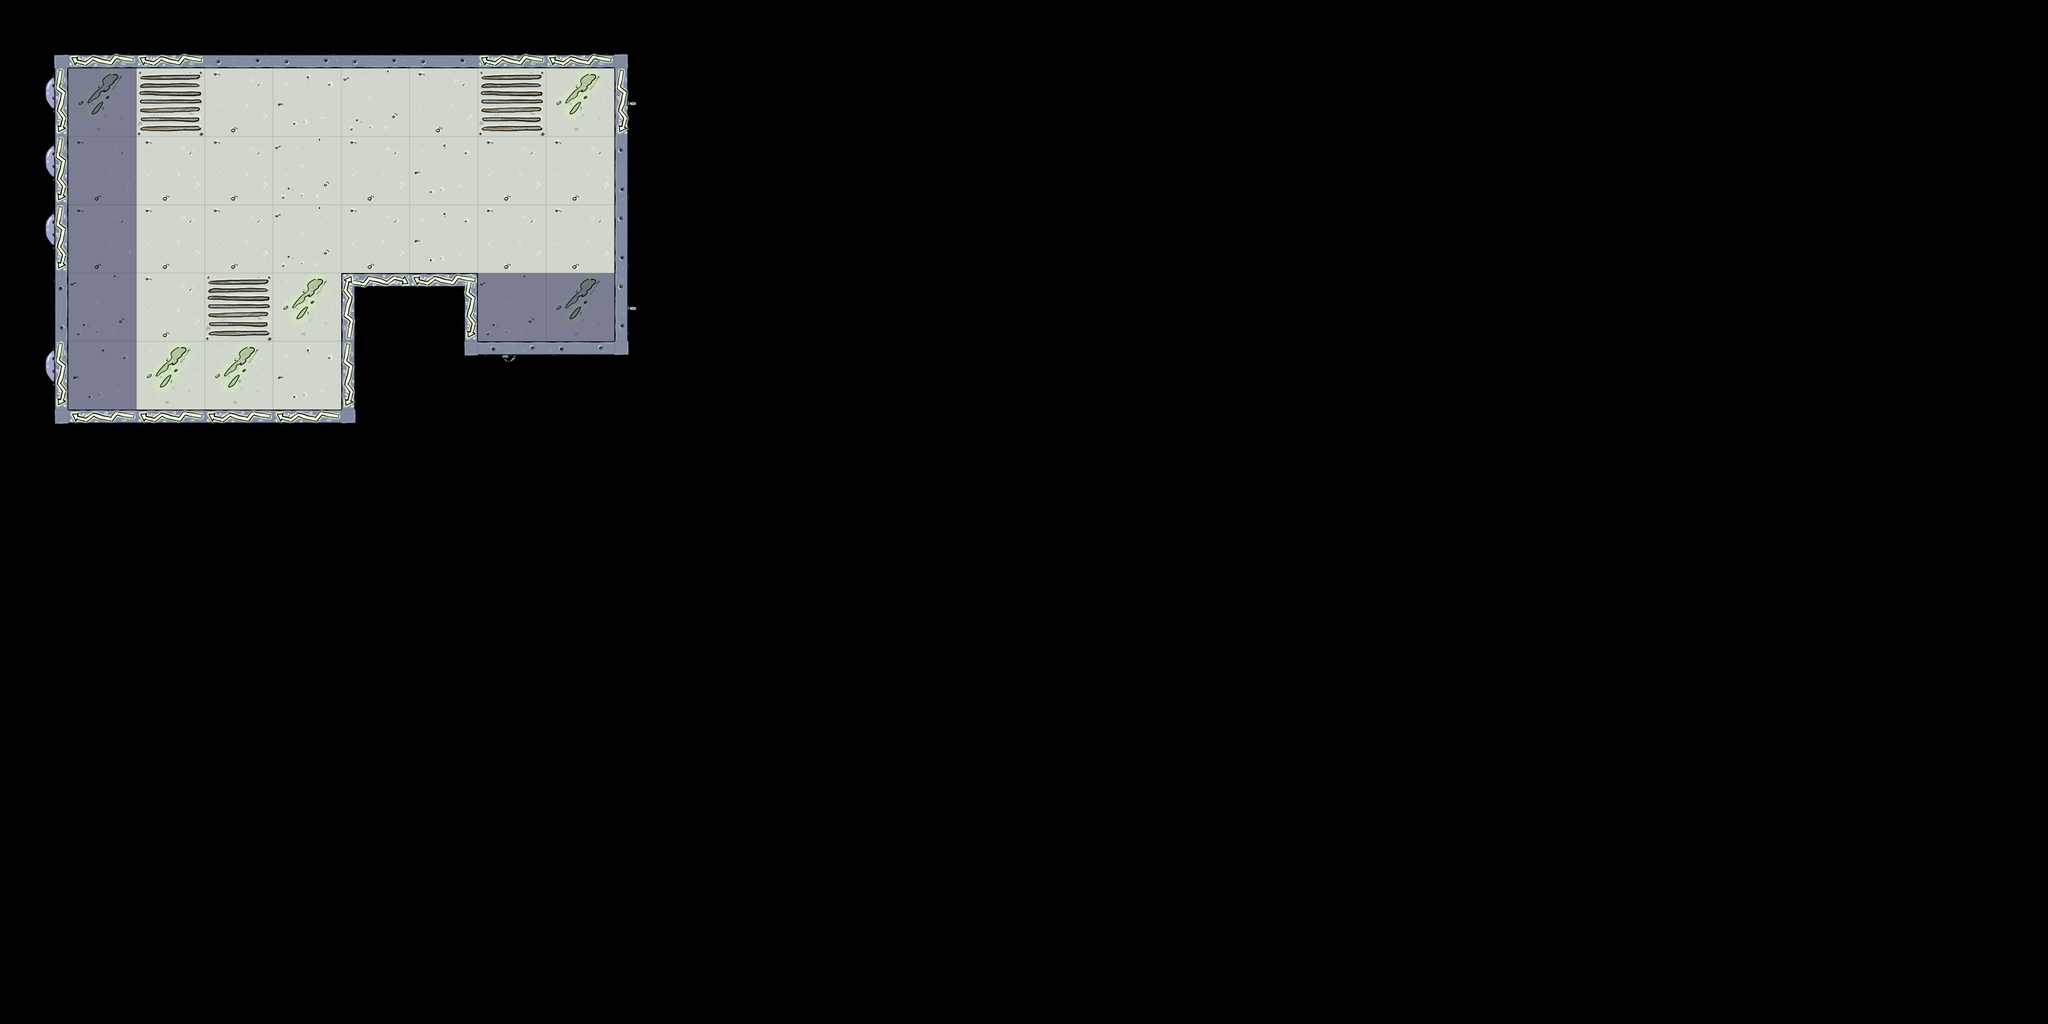

The image is a tile-based game level rendered from a .tmx file. Its description and complete source (layers, tilesets, objects, tile grids) follow:
An orthogonal 30x15 tile map with 100x100 px tiles, 2 tile layers (Spaceship, Darkness), 2 tilesets and 5 objects (2x Container, Player, VictimV).

<map version="1.0" orientation="orthogonal" renderorder="right-down" width="30" height="15" tilewidth="100" tileheight="100" nextobjectid="25">
 <tileset firstgid="1" name="tiles" tilewidth="100" tileheight="100" tilecount="50">
  <image source="../../game/assets/maps/tiles/tiles.png" width="5021" height="100" />
  <terraintypes>
   <terrain name="Grippy" tile="-1" />
  </terraintypes>
  <tile id="0" terrain=",0,,0" />
  <tile id="1" terrain=",0,,0" />
  <tile id="2" terrain=",0,,0" />
  <tile id="3" terrain=",0,,0" />
  <tile id="4" terrain=",0,,0" />
  <tile id="5" terrain=",,0,0" />
  <tile id="6" terrain="0,,0," />
  <tile id="7" terrain="0,0,," />
  <tile id="8" terrain="0,0,,0" />
  <tile id="11" terrain="0,0,," />
  <tile id="12" terrain="0,,0," />
  <tile id="13" terrain=",0,,0" />
  <tile id="15" terrain="0,,0,0" />
  <tile id="16" terrain=",0,0,0" />
  <tile id="17" terrain="0,0,0," />
  <tile id="18" terrain=",0,," probability="0.5" />
  <tile id="19" terrain=",,,0" probability="0.5" />
  <tile id="20" terrain=",,0," />
  <tile id="21" terrain="0,,," />
  <tile id="40" terrain="0,0,0,0" />
  <tile id="41" terrain="0,0,0,0" />
  <tile id="42" terrain="0,0,0,0" />
  <tile id="43" terrain="0,0,0,0" />
  <tile id="44" terrain="0,0,0,0" />
 </tileset>
 <tileset firstgid="51" name="darkness" tilewidth="100" tileheight="100" tilecount="1">
  <image source="../../game/assets/maps/tiles/darkness.png" width="100" height="100" />
 </tileset>
 <layer name="Spaceship" width="30" height="15">
  <data encoding="csv">
20,28,28,6,6,6,6,28,28,21,0,0,0,0,0,0,0,0,0,0,0,0,0,0,0,0,0,0,0,0,
36,42,41,43,45,44,43,41,42,35,0,0,0,0,0,0,0,0,0,0,0,0,0,0,0,0,0,0,0,0,
36,43,43,43,44,43,45,43,43,7,0,0,0,0,0,0,0,0,0,0,0,0,0,0,0,0,0,0,0,0,
36,43,43,43,44,43,45,43,43,7,0,0,0,0,0,0,0,0,0,0,0,0,0,0,0,0,0,0,0,0,
5,44,43,41,42,40,31,44,42,13,0,0,0,0,0,0,0,0,0,0,0,0,0,0,0,0,0,0,0,0,
36,45,42,42,45,29,19,12,8,22,0,0,0,0,0,0,0,0,0,0,0,0,0,0,0,0,0,0,0,0,
19,30,30,30,30,22,0,0,0,0,0,0,0,0,0,0,0,0,0,0,0,0,0,0,0,0,0,0,0,0,
0,0,0,0,0,0,0,0,0,0,0,0,0,0,0,0,0,0,0,0,0,0,0,0,0,0,0,0,0,0,
0,0,0,0,0,0,0,0,0,0,0,0,0,0,0,0,0,0,0,0,0,0,0,0,0,0,0,0,0,0,
0,0,0,0,0,0,0,0,0,0,0,0,0,0,0,0,0,0,0,0,0,0,0,0,0,0,0,0,0,0,
0,0,0,0,0,0,0,0,0,0,0,0,0,0,0,0,0,0,0,0,0,0,0,0,0,0,0,0,0,0,
0,0,0,0,0,0,0,0,0,0,0,0,0,0,0,0,0,0,0,0,0,0,0,0,0,0,0,0,0,0,
0,0,0,0,0,0,0,0,0,0,0,0,0,0,0,0,0,0,0,0,0,0,0,0,0,0,0,0,0,0,
0,0,0,0,0,0,0,0,0,0,0,0,0,0,0,0,0,0,0,0,0,0,0,0,0,0,0,0,0,0,
0,0,0,0,0,0,0,0,0,0,0,0,0,0,0,0,0,0,0,0,0,0,0,0,0,0,0,0,0,0
</data>
 </layer>
 <layer name="Darkness" width="30" height="15">
  <data encoding="csv">
0,0,0,0,0,0,0,0,0,0,0,0,0,0,0,0,0,0,0,0,0,0,0,0,0,0,0,0,0,0,
0,51,0,0,0,0,0,0,0,0,0,0,0,0,0,0,0,0,0,0,0,0,0,0,0,0,0,0,0,0,
0,51,0,0,0,0,0,0,0,0,0,0,0,0,0,0,0,0,0,0,0,0,0,0,0,0,0,0,0,0,
0,51,0,0,0,0,0,0,0,0,0,0,0,0,0,0,0,0,0,0,0,0,0,0,0,0,0,0,0,0,
0,51,0,0,0,0,0,51,51,0,0,0,0,0,0,0,0,0,0,0,0,0,0,0,0,0,0,0,0,0,
0,51,0,0,0,0,0,0,0,0,0,0,0,0,0,0,0,0,0,0,0,0,0,0,0,0,0,0,0,0,
0,0,0,0,0,0,0,0,0,0,0,0,0,0,0,0,0,0,0,0,0,0,0,0,0,0,0,0,0,0,
0,0,0,0,0,0,0,0,0,0,0,0,0,0,0,0,0,0,0,0,0,0,0,0,0,0,0,0,0,0,
0,0,0,0,0,0,0,0,0,0,0,0,0,0,0,0,0,0,0,0,0,0,0,0,0,0,0,0,0,0,
0,0,0,0,0,0,0,0,0,0,0,0,0,0,0,0,0,0,0,0,0,0,0,0,0,0,0,0,0,0,
0,0,0,0,0,0,0,0,0,0,0,0,0,0,0,0,0,0,0,0,0,0,0,0,0,0,0,0,0,0,
0,0,0,0,0,0,0,0,0,0,0,0,0,0,0,0,0,0,0,0,0,0,0,0,0,0,0,0,0,0,
0,0,0,0,0,0,0,0,0,0,0,0,0,0,0,0,0,0,0,0,0,0,0,0,0,0,0,0,0,0,
0,0,0,0,0,0,0,0,0,0,0,0,0,0,0,0,0,0,0,0,0,0,0,0,0,0,0,0,0,0,
0,0,0,0,0,0,0,0,0,0,0,0,0,0,0,0,0,0,0,0,0,0,0,0,0,0,0,0,0,0
</data>
 </layer>
 <objectgroup name="Objects">
  <object id="1" name="Player" x="100" y="400" width="100" height="100" />
  <object id="19" name="VictimV" x="300" y="300" width="100" height="100" />
  <object id="21" name="Container" x="700" y="400" width="100" height="100" />
  <object id="22" name="Container" x="800" y="400" width="100" height="100" />
  <object id="23" x="100" y="0" width="100" />
 </objectgroup>
</map>
